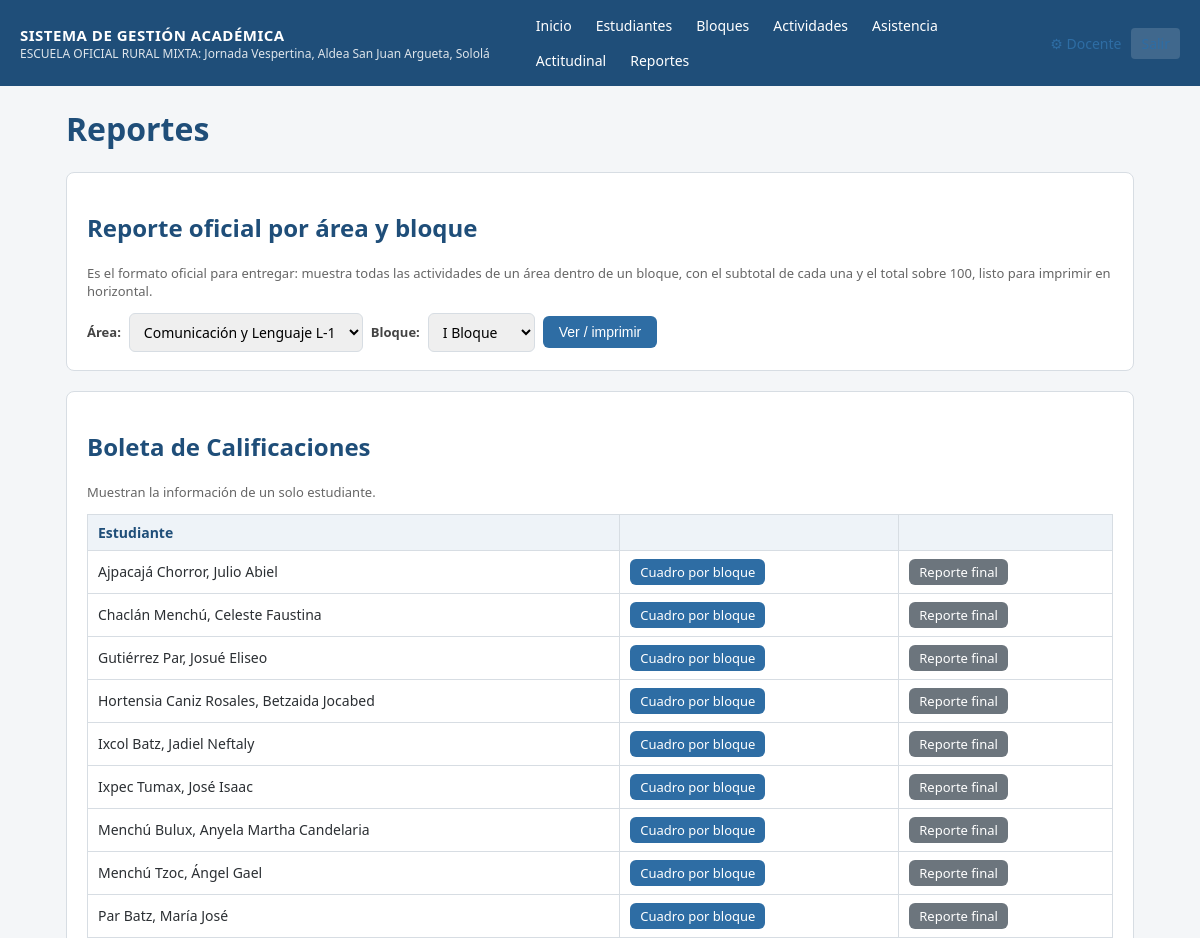
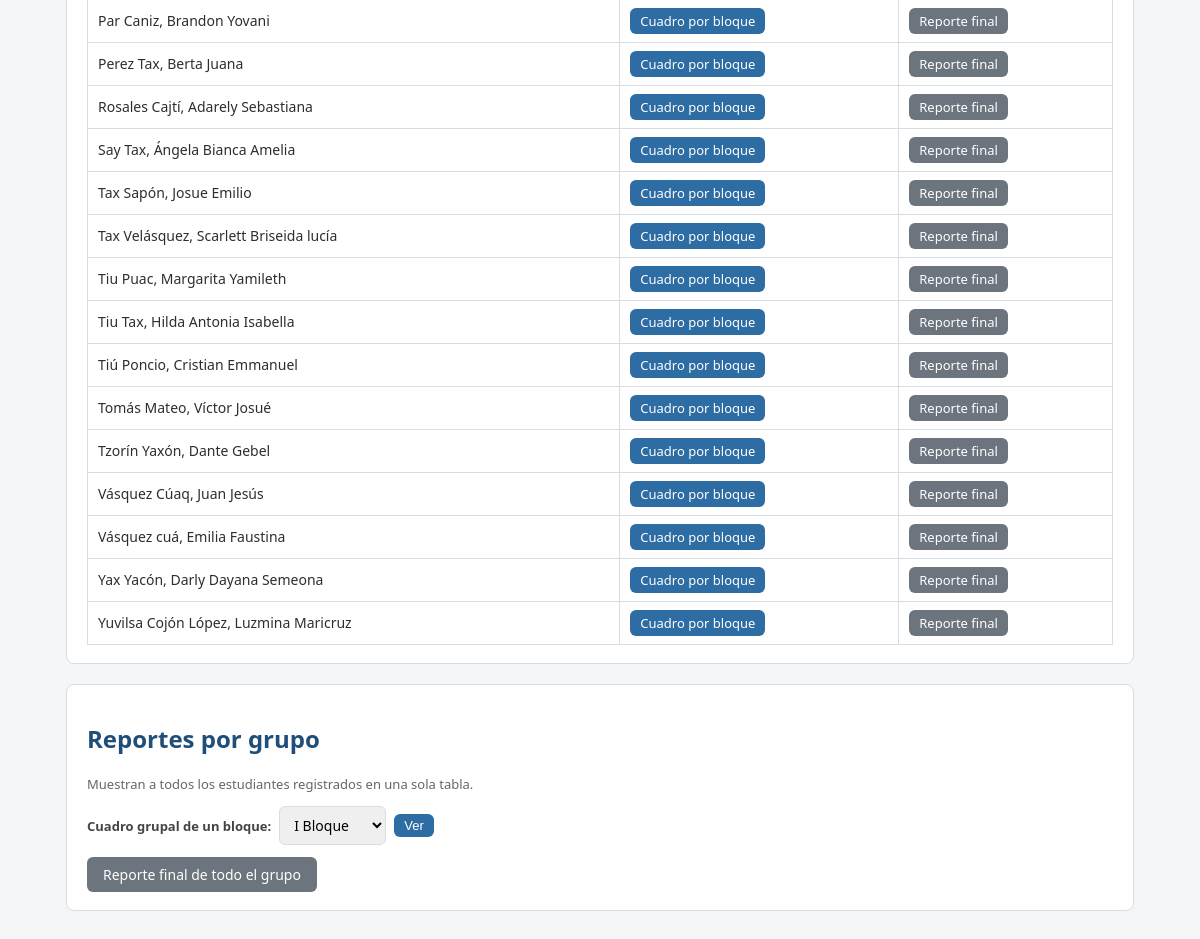
Page /reportes (signed in) on the committed database (2 pictures, top to bottom).
### tables this page shows
CREATE TABLE configuracion (
    clave TEXT PRIMARY KEY,
    valor TEXT
);

CREATE TABLE estudiantes (
    id INTEGER PRIMARY KEY AUTOINCREMENT,
    clave TEXT UNIQUE NOT NULL,
    nombres TEXT NOT NULL,
    apellidos TEXT NOT NULL,
    grado TEXT NOT NULL DEFAULT 'Segundo Grado',
    seccion TEXT NOT NULL DEFAULT 'A',
    estado TEXT NOT NULL DEFAULT 'activo'
);

### app.py (the view)
@app.route("/reportes")
@login_required
def reportes_index():
    estudiantes = query("SELECT * FROM estudiantes WHERE estado='activo' ORDER BY apellidos, nombres")
    bloques = query("SELECT * FROM bloques ORDER BY numero")
    areas = query("SELECT * FROM areas ORDER BY orden")
    return render_template(
        "reportes.html", estudiantes=estudiantes, bloques=bloques, areas=areas
    )

### app.py (called while the page is built)
def get_db():
    if "db" not in g:
        g.db = sqlite3.connect(DB_PATH)
        g.db.row_factory = sqlite3.Row
        g.db.execute("PRAGMA foreign_keys = ON")
    return g.db

def query(sql, args=(), one=False):
    cur = get_db().execute(sql, args)
    rows = cur.fetchall()
    return (rows[0] if rows else None) if one else rows

def login_required(view):
    @wraps(view)
    def wrapped(*args, **kwargs):
        if not session.get("usuario_id"):
            return redirect(url_for("login"))
        return view(*args, **kwargs)
    return wrapped

@app.context_processor
def inject_globals():
    cfg = {row["clave"]: row["valor"] for row in query("SELECT clave, valor FROM configuracion")}
    return dict(config=cfg, docente_nombre=session.get("nombre"))

### templates/reportes.html (shortened to what this page needs)
{% extends "base.html" %}
{% block content %}
<h1>Reportes</h1>
<div class="card">
    <h2>Reporte oficial por área y bloque</h2>
    <p style="font-size:13px;color:#666">
        Es el formato oficial para entregar: muestra todas las actividades de un área dentro de
        un bloque, con el subtotal de cada una y el total sobre 100, listo para imprimir en horizontal.
    </p>
    <form method="get" action="{{ url_for('reporte_area_bloque') }}" style="display:flex; gap:8px; align-items:center; flex-wrap:wrap;">
        <label>Área:</label>
        <select name="area_id">
            {% for a in areas %}<option value="{{ a.id }}">{{ a.nombre }}</option>{% endfor %}
        </select>
        <label>Bloque:</label>
        <select name="bloque_id">
            {% for b in bloques %}<option value="{{ b.id }}">{{ b.nombre }}</option>{% endfor %}
        </select>
        <button class="btn" type="submit">Ver / imprimir</button>
    </form>
</div>
<div class="card">
    <h2>Boleta de Calificaciones</h2>
    <p style="font-size:13px;color:#666">Muestran la información de un solo estudiante.</p>
    <table>
        <tr><th>Estudiante</th><th></th><th></th></tr>
        {% for e in estudiantes %}
        <tr>
            <td>{{ e.apellidos }}, {{ e.nombres }}</td>
            <td><a class="btn btn-sm" href="{{ url_for('reporte_bloque', estudiante_id=e.id) }}">Cuadro por bloque</a></td>
            <td><a class="btn btn-sm btn-secondary" href="{{ url_for('reporte_final', estudiante_id=e.id) }}">Reporte final</a></td>
        </tr>
        {% else %}
        <tr><td colspan="3">No hay estudiantes activos registrados.</td></tr>
        {% endfor %}
    </table>
</div>
<div class="card">
    <h2>Reportes por grupo</h2>
    <p style="font-size:13px;color:#666">Muestran a todos los estudiantes registrados en una sola tabla.</p>
    <form method="get" action="{{ url_for('reporte_grupal_bloque') }}" style="display:flex; gap:8px; align-items:center; margin-bottom:12px;">
        <label>Cuadro grupal de un bloque:</label>
        <select name="bloque_id">
            {% for b in bloques %}<option value="{{ b.id }}">{{ b.nombre }}</option>{% endfor %}
        </select>
        <button class="btn btn-sm" type="submit">Ver</button>
    </form>
    <a class="btn btn-secondary" href="{{ url_for('reporte_grupal_final') }}">Reporte final de todo el grupo</a>
</div>
{% endblock %}

### templates/base.html (shortened to what this page needs)
<!DOCTYPE html>
<html lang="es">
<head>
<link rel="stylesheet" href="{{ url_for('static', filename='style.css') }}">
</head>
<body>
{% if session.get('usuario_id') %}
<header class="topbar no-print">
    <div class="brand">
        <span class="brand-title">SISTEMA DE GESTIÓN ACADÉMICA</span>
        <span class="brand-sub">{{ config.get('nombre_establecimiento','') }}</span>
    </div>
    <nav>
        <a href="{{ url_for('dashboard') }}">Inicio</a>
        <a href="{{ url_for('estudiantes_lista') }}">Estudiantes</a>
        <a href="{{ url_for('bloques') }}">Bloques</a>
        <a href="{{ url_for('actividades_lista') }}">Actividades</a>
        <a href="{{ url_for('asistencia') }}">Asistencia</a>
        <a href="{{ url_for('actitudinal') }}">Actitudinal</a>
        <a href="{{ url_for('reportes_index') }}">Reportes</a>
    </nav>
    <div class="user-box">
        <a href="{{ url_for('configuracion') }}" title="Mi cuenta y áreas/cursos">⚙ {{ docente_nombre }}</a>
        <a href="{{ url_for('logout') }}" class="logout">Salir</a>
    </div>
</header>
{% endif %}
<main class="container">
    {% block content %}{% endblock %}
</main>
</body>
</html>

### static/style.css (style rules this page uses)
:root { --azul: #1f4e79; --azul-claro: #2e6da4; --gris: #f4f6f8; --borde: #d7dde3; --verde: #2e7d32; --rojo: #c62828; --texto: #2b2f33; }
* { box-sizing: border-box; }
body { margin: 0; font-family: "Segoe UI", Arial, sans-serif; background: var(--gris); color: var(--texto); }
a { color: var(--azul-claro); text-decoration: none; }
.topbar { background: var(--azul); color: #fff; display: flex; align-items: center; flex-wrap: wrap; gap: 16px; padding: 10px 20px; }
.brand { display: flex; flex-direction: column; margin-right: 20px; }
.brand-title { font-weight: 700; font-size: 15px; letter-spacing: .5px; }
.brand-sub { font-size: 12px; opacity: .85; }
.topbar nav { display: flex; flex-wrap: wrap; gap: 4px; flex: 1; }
.topbar nav a { color: #fff; padding: 6px 10px; border-radius: 4px; font-size: 14px; }
.user-box { display: flex; align-items: center; gap: 10px; font-size: 14px; }
.logout { background: rgba(255,255,255,.15); padding: 6px 10px; border-radius: 4px; }
.container { max-width: 1100px; margin: 20px auto; padding: 0 16px 60px; }
h1, h2, h3 { color: var(--azul); }
.card { background: #fff; border: 1px solid var(--borde); border-radius: 8px; padding: 18px 20px; margin-bottom: 20px; }
table { border-collapse: collapse; width: 100%; background: #fff; font-size: 14px; }
table th, table td { border: 1px solid var(--borde); padding: 8px 10px; text-align: left; }
table th { background: #eef3f8; color: var(--azul); }
.btn { display: inline-block; background: var(--azul-claro); color: #fff; border: none; padding: 8px 16px; border-radius: 6px; cursor: pointer; font-size: 14px; }
.btn-secondary { background: #6c757d; }
.btn-sm { padding: 4px 10px; font-size: 13px; }
label { font-size: 13px; font-weight: 600; color: #444; }
input, select, textarea { padding: 8px 10px; border: 1px solid var(--borde); border-radius: 6px; font-size: 14px; font-family: inherit; }

### rows in the picture
configuracion: get "ESCUELA OFICIAL RURAL MIXTA: Jornada Vespertina, Aldea San Juan Argueta, Sololá"
estudiantes: apellidos "Ajpacajá Chorror", nombres "Julio Abiel"
estudiantes: apellidos "Chaclán Menchú", nombres "Celeste Faustina"
estudiantes: apellidos "Gutiérrez Par", nombres "Josué Eliseo"
estudiantes: apellidos "Hortensia Caniz Rosales", nombres "Betzaida Jocabed"
estudiantes: apellidos "Ixcol Batz", nombres "Jadiel Neftaly"
estudiantes: apellidos "Ixpec Tumax", nombres "José Isaac"
estudiantes: apellidos "Menchú Bulux", nombres "Anyela Martha Candelaria"
estudiantes: apellidos "Menchú Tzoc", nombres "Ángel Gael"
estudiantes: apellidos "Par Batz", nombres "María José"
estudiantes: apellidos "Par Caniz", nombres "Brandon Yovani"
estudiantes: apellidos "Perez Tax", nombres "Berta Juana"
estudiantes: apellidos "Rosales Cajtí", nombres "Adarely Sebastiana"
estudiantes: apellidos "Say Tax", nombres "Ángela Bianca Amelia"
estudiantes: apellidos "Tax Sapón", nombres "Josue Emilio"
estudiantes: apellidos "Tax Velásquez", nombres "Scarlett Briseida lucía"
estudiantes: apellidos "Tiu Puac", nombres "Margarita Yamileth"
estudiantes: apellidos "Tiu Tax", nombres "Hilda Antonia Isabella"
estudiantes: apellidos "Tiú Poncio", nombres "Cristian Emmanuel"
estudiantes: apellidos "Tomás Mateo", nombres "Víctor Josué"
estudiantes: apellidos "Tzorín Yaxón", nombres "Dante Gebel"
estudiantes: apellidos "Vásquez Cúaq", nombres "Juan Jesús"
estudiantes: apellidos "Vásquez cuá", nombres "Emilia Faustina"
estudiantes: apellidos "Yax Yacón", nombres "Darly Dayana Semeona"
estudiantes: apellidos "Yuvilsa Cojón López", nombres "Luzmina Maricruz"

### other values in the picture
{{ docente_nombre }} "Docente"
form field area_id "Comunicación y Lenguaje L-1"
form field bloque_id "I Bloque"
